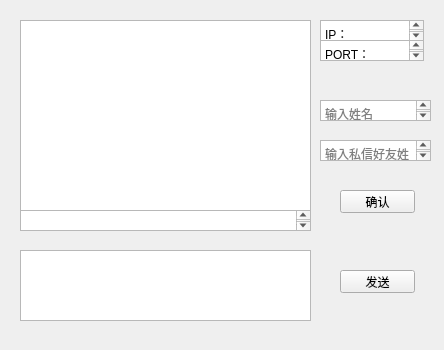
<?xml version="1.0" encoding="UTF-8"?>
<ui version="4.0">
 <class>www</class>
 <widget class="QWidget" name="www">
  <property name="geometry">
   <rect>
    <x>0</x>
    <y>0</y>
    <width>444</width>
    <height>350</height>
   </rect>
  </property>
  <property name="windowTitle">
   <string>Form</string>
  </property>
  <widget class="QPlainTextEdit" name="fsck">
   <property name="geometry">
    <rect>
     <x>20</x>
     <y>250</y>
     <width>291</width>
     <height>71</height>
    </rect>
   </property>
  </widget>
  <widget class="QPushButton" name="button_send">
   <property name="geometry">
    <rect>
     <x>340</x>
     <y>270</y>
     <width>75</width>
     <height>23</height>
    </rect>
   </property>
   <property name="text">
    <string>发送</string>
   </property>
  </widget>
  <widget class="QPlainTextEdit" name="name_text">
   <property name="geometry">
    <rect>
     <x>320</x>
     <y>100</y>
     <width>111</width>
     <height>21</height>
    </rect>
   </property>
   <property name="placeholderText">
    <string>输入姓名</string>
   </property>
  </widget>
  <widget class="QPushButton" name="button_confirm">
   <property name="geometry">
    <rect>
     <x>340</x>
     <y>190</y>
     <width>75</width>
     <height>23</height>
    </rect>
   </property>
   <property name="text">
    <string>确认</string>
   </property>
  </widget>
  <widget class="QPlainTextEdit" name="send_text">
   <property name="geometry">
    <rect>
     <x>320</x>
     <y>140</y>
     <width>111</width>
     <height>21</height>
    </rect>
   </property>
   <property name="placeholderText">
    <string>输入私信好友姓名</string>
   </property>
  </widget>
  <widget class="QPlainTextEdit" name="neiro">
   <property name="geometry">
    <rect>
     <x>20</x>
     <y>20</y>
     <width>291</width>
     <height>191</height>
    </rect>
   </property>
  </widget>
  <widget class="QPlainTextEdit" name="tongzh">
   <property name="geometry">
    <rect>
     <x>20</x>
     <y>210</y>
     <width>291</width>
     <height>21</height>
    </rect>
   </property>
  </widget>
  <widget class="QPlainTextEdit" name="iip_text">
   <property name="geometry">
    <rect>
     <x>320</x>
     <y>20</y>
     <width>104</width>
     <height>21</height>
    </rect>
   </property>
   <property name="plainText">
    <string>IP：</string>
   </property>
  </widget>
  <widget class="QPlainTextEdit" name="pport_text">
   <property name="geometry">
    <rect>
     <x>320</x>
     <y>40</y>
     <width>104</width>
     <height>21</height>
    </rect>
   </property>
   <property name="plainText">
    <string>PORT：</string>
   </property>
  </widget>
 </widget>
 <resources/>
 <connections/>
</ui>
